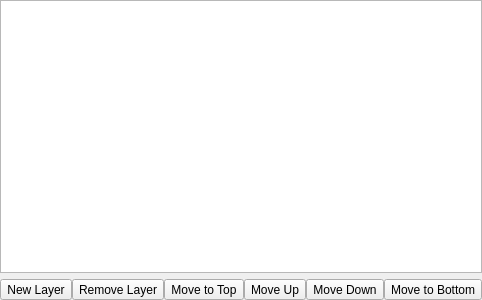
<?xml version="1.0" encoding="UTF-8"?>
<ui version="4.0">
 <class>LayerWidget</class>
 <widget class="QWidget" name="LayerWidget">
  <property name="geometry">
   <rect>
    <x>0</x>
    <y>0</y>
    <width>242</width>
    <height>300</height>
   </rect>
  </property>
  <property name="windowTitle">
   <string>Form</string>
  </property>
  <layout class="QVBoxLayout" name="verticalLayout">
   <property name="leftMargin">
    <number>0</number>
   </property>
   <property name="topMargin">
    <number>0</number>
   </property>
   <property name="rightMargin">
    <number>0</number>
   </property>
   <property name="bottomMargin">
    <number>0</number>
   </property>
   <item>
    <widget class="TreeViewAcceptSelf" name="tree_view">
     <property name="acceptDrops">
      <bool>true</bool>
     </property>
     <property name="dragEnabled">
      <bool>true</bool>
     </property>
     <property name="dragDropMode">
      <enum>QAbstractItemView::DragDrop</enum>
     </property>
     <property name="defaultDropAction">
      <enum>Qt::MoveAction</enum>
     </property>
     <attribute name="headerVisible">
      <bool>false</bool>
     </attribute>
    </widget>
   </item>
   <item>
    <layout class="QHBoxLayout" name="horizontalLayout">
     <property name="spacing">
      <number>0</number>
     </property>
     <item>
      <widget class="QToolButton" name="button_add">
       <property name="text">
        <string>New Layer</string>
       </property>
       <property name="icon">
        <iconset theme="list-add">
         <normaloff/>
        </iconset>
       </property>
      </widget>
     </item>
     <item>
      <widget class="QToolButton" name="button_remove">
       <property name="text">
        <string>Remove Layer</string>
       </property>
       <property name="icon">
        <iconset theme="list-remove">
         <normaloff/>
        </iconset>
       </property>
      </widget>
     </item>
     <item>
      <spacer name="horizontalSpacer">
       <property name="orientation">
        <enum>Qt::Horizontal</enum>
       </property>
       <property name="sizeHint" stdset="0">
        <size>
         <width>40</width>
         <height>20</height>
        </size>
       </property>
      </spacer>
     </item>
     <item>
      <widget class="QToolButton" name="button_top">
       <property name="text">
        <string>Move to Top</string>
       </property>
       <property name="icon">
        <iconset theme="go-top">
         <normaloff/>
        </iconset>
       </property>
      </widget>
     </item>
     <item>
      <widget class="QToolButton" name="button_up">
       <property name="text">
        <string>Move Up</string>
       </property>
       <property name="icon">
        <iconset theme="go-up">
         <normaloff/>
        </iconset>
       </property>
      </widget>
     </item>
     <item>
      <widget class="QToolButton" name="button_down">
       <property name="text">
        <string>Move Down</string>
       </property>
       <property name="icon">
        <iconset theme="go-down">
         <normaloff/>
        </iconset>
       </property>
      </widget>
     </item>
     <item>
      <widget class="QToolButton" name="button_bottom">
       <property name="text">
        <string>Move to Bottom</string>
       </property>
       <property name="icon">
        <iconset theme="go-bottom">
         <normaloff/>
        </iconset>
       </property>
      </widget>
     </item>
    </layout>
   </item>
  </layout>
 </widget>
 <customwidgets>
  <customwidget>
   <class>TreeViewAcceptSelf</class>
   <extends>QTreeView</extends>
   <header>item/tree_view_accept_self.hpp</header>
  </customwidget>
 </customwidgets>
 <resources/>
 <connections>
  <connection>
   <sender>button_add</sender>
   <signal>clicked()</signal>
   <receiver>LayerWidget</receiver>
   <slot>addLayer()</slot>
   <hints>
    <hint type="sourcelabel">
     <x>16</x>
     <y>280</y>
    </hint>
    <hint type="destinationlabel">
     <x>22</x>
     <y>340</y>
    </hint>
   </hints>
  </connection>
  <connection>
   <sender>button_remove</sender>
   <signal>clicked()</signal>
   <receiver>LayerWidget</receiver>
   <slot>removeLayer()</slot>
   <hints>
    <hint type="sourcelabel">
     <x>47</x>
     <y>282</y>
    </hint>
    <hint type="destinationlabel">
     <x>60</x>
     <y>381</y>
    </hint>
   </hints>
  </connection>
 </connections>
 <slots>
  <slot>addLayer()</slot>
  <slot>removeLayer()</slot>
 </slots>
</ui>
